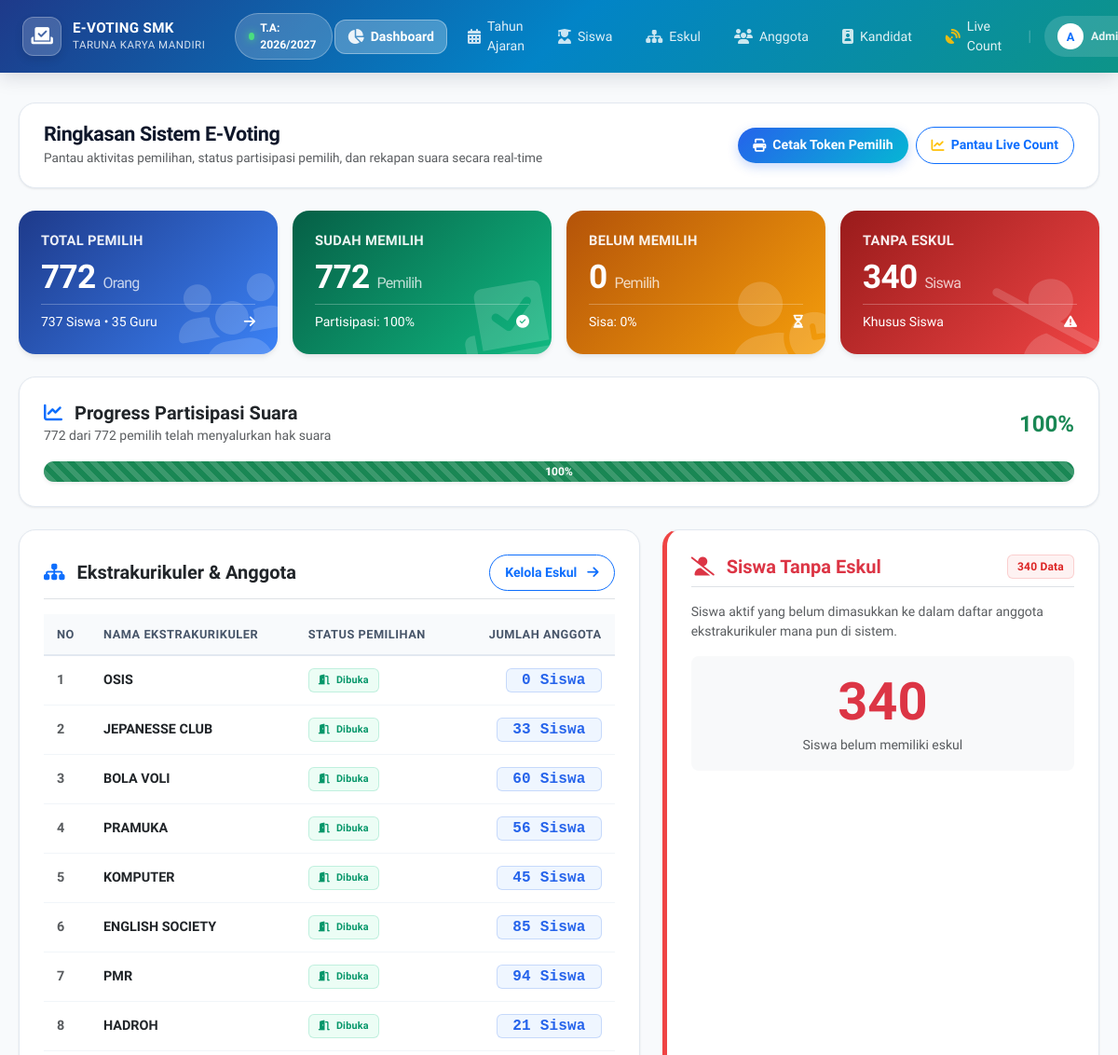
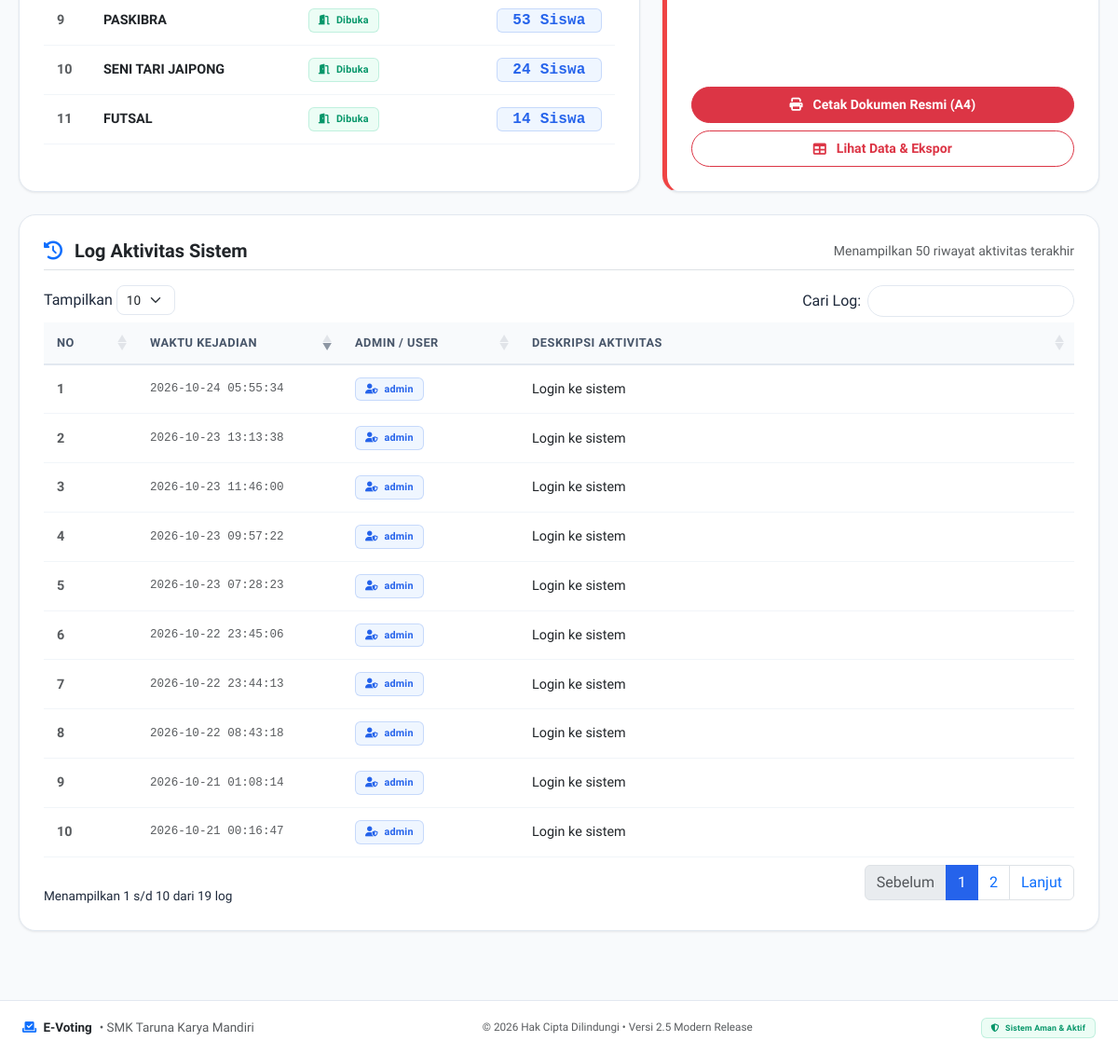
The page /admin/index.php (signed in) on the database its author committed (2 pictures, top to bottom).
### tables this page shows
CREATE TABLE `periode` (
  `id_periode` int(11) NOT NULL AUTO_INCREMENT,
  `nama_periode` varchar(50) NOT NULL,
  `status_aktif` tinyint(1) DEFAULT 1,
  PRIMARY KEY (`id_periode`)
);

CREATE TABLE `log_aktivitas` (
  `id_log` int(11) NOT NULL AUTO_INCREMENT,
  `id_admin` int(11) DEFAULT NULL,
  `aktivitas` varchar(255) NOT NULL,
  `waktu` timestamp NOT NULL DEFAULT current_timestamp(),
  PRIMARY KEY (`id_log`),
  KEY `id_admin` (`id_admin`),
  CONSTRAINT `log_aktivitas_ibfk_1` FOREIGN KEY (`id_admin`) REFERENCES `admin` (`id_admin`) ON DELETE CASCADE
);

### admin/index.php (the view, shortened to what the rows shown need)
<?php
require '../config/koneksi.php';
$stmt_total = $pdo->query("SELECT COUNT(*) FROM siswa WHERE status_aktif = 1");
$total_pemilih = (int) $stmt_total->fetchColumn();
$stmt_sudah = $pdo->query("SELECT COUNT(*) FROM siswa WHERE status_pilih = 1 AND status_aktif = 1");
$siswa_sudah = (int) $stmt_sudah->fetchColumn();
$stmt_belum = $pdo->query("SELECT COUNT(*) FROM siswa WHERE status_pilih = 0 AND status_aktif = 1");
$siswa_belum = (int) $stmt_belum->fetchColumn();
$stmt_bodong = $pdo->query("SELECT COUNT(*) FROM siswa WHERE id_siswa NOT IN (SELECT id_siswa FROM anggota_eskul) AND status_aktif = 1 AND kelas != 'GURU'");
$siswa_bodong = (int) $stmt_bodong->fetchColumn();
$stmt_log = $pdo->query("SELECT a.username, l.aktivitas, l.waktu FROM log_aktivitas l JOIN admin a ON l.id_admin = a.id_admin ORDER BY l.waktu DESC LIMIT 50");
$data_log = $stmt_log->fetchAll();
?>
<!DOCTYPE html>
<html lang="id">
<head>
    <link href="https://cdn.jsdelivr.net/npm/bootstrap@5.3.0/dist/css/bootstrap.min.css" rel="stylesheet">
    <link href="https://cdn.datatables.net/1.13.6/css/dataTables.bootstrap5.min.css" rel="stylesheet">
    <link href="https://cdn.datatables.net/buttons/2.4.1/css/buttons.bootstrap5.min.css" rel="stylesheet">
    <link rel="stylesheet" href="https://cdnjs.cloudflare.com/ajax/libs/font-awesome/6.4.0/css/all.min.css">
    <link rel="stylesheet" href="assets/css/style.css">
</head>
<body>
    <?php include 'sidebar.php'; ?>
    <div class="content">
        <div class="row g-3 mb-4">
            <div class="col-sm-6 col-lg-3">
                <div class="card-stat bg-grad-primary">
                    <div>
                        <h2><?= number_format($total_pemilih); ?> <span class="fs-6 fw-normal opacity-75">Orang</span></h2>
                    </div>
                </div>
            </div>
            <div class="col-sm-6 col-lg-3">
                <div class="card-stat bg-grad-success">
                    <div>
                        <h2><?= number_format($siswa_sudah); ?> <span class="fs-6 fw-normal opacity-75">Pemilih</span></h2>
                    </div>
                </div>
            </div>
            <div class="col-sm-6 col-lg-3">
                <div class="card-stat bg-grad-warning">
                    <div>
                        <h2><?= number_format($siswa_belum); ?> <span class="fs-6 fw-normal opacity-75">Pemilih</span></h2>
                    </div>
                </div>
            </div>
            <div class="col-sm-6 col-lg-3">
                <div class="card-stat bg-grad-danger">
                    <div>
                        <h2><?= number_format($siswa_bodong); ?> <span class="fs-6 fw-normal opacity-75">Siswa</span></h2>
                    </div>
                </div>
            </div>
        </div>
        <div class="row g-4">
            <div class="col-lg-7">
                <div class="card-modern h-100">
                    <div class="table-responsive">
                        <table class="table table-hover align-middle">
                            <thead>
                                <tr>
                                    <th style="width: 50px;">No</th>
                                    <th>Nama Ekstrakurikuler</th>
                                    <th>Status Pemilihan</th>
                                    <th class="text-end">Jumlah Anggota</th>
                                </tr>
                            </thead>
                        </table>
                    </div>
                </div>
            </div>
        </div>
        <div class="card-modern mt-4">
            <div class="table-responsive">
                <table id="tabelLog" class="table table-hover align-middle w-100">
                    <thead>
                        <tr>
                            <th style="width: 60px;">No</th>
                            <th style="width: 180px;">Waktu Kejadian</th>
                            <th style="width: 150px;">Admin / User</th>
                            <th>Deskripsi Aktivitas</th>
                        </tr>
                    </thead>
                    <tbody>
                        <?php if (count($data_log) > 0): ?>
                            <?php $no = 1; foreach ($data_log as $log): ?>
                                <tr>
                                    <td class="text-muted fw-bold"><?= $no++; ?></td>
                                    <td class="font-monospace small text-muted"><?= htmlspecialchars($log['waktu']); ?></td>
                                    <td>
                                        <span class="badge badge-soft-primary">
                                            <i class="fas fa-user-shield me-1"></i> <?= htmlspecialchars($log['username']); ?>
                                        </span>
                                    </td>
                                    <td class="fw-medium text-dark"><?= htmlspecialchars($log['aktivitas']); ?></td>
                                </tr>
                            <?php endforeach; ?>
                        <?php endif; ?>
                    </tbody>
                </table>
            </div>
        </div>
    </div>
</body>
</html>

### admin/sidebar.php (shortened to what the rows shown need)
<?php
$periode_nav_text = "Belum Ada Periode";
if (isset($pdo)) {
    try {
        $stmt_nav_p = $pdo->query("SELECT nama_periode FROM periode WHERE status_aktif = 1 LIMIT 1");
        $row_p = $stmt_nav_p->fetchColumn();
        if ($row_p) {
            $periode_nav_text = $row_p;
        }
    } catch(Exception $e) {
    }
}
?>
<link rel="stylesheet" href="assets/css/style.css">
<nav class="navbar navbar-expand-xl navbar-custom fixed-top">
    <div class="container-fluid px-3 px-lg-4">
        <div class="d-none d-md-flex align-items-center ms-3">
            <span class="badge-periode-nav">
                <span class="pulse-dot"></span>
                <span>T.A: <?= htmlspecialchars($periode_nav_text); ?></span>
            </span>
        </div>
    </div>
</nav>

### rows shown on the page
periode: nama_periode "2026/2027"
log_aktivitas: waktu "2026-10-24 05:55:34", id_admin.username "admin", aktivitas "Login ke sistem"
log_aktivitas: waktu "2026-10-23 13:13:38", id_admin.username "admin", aktivitas "Login ke sistem"
log_aktivitas: waktu "2026-10-23 11:46:00", id_admin.username "admin", aktivitas "Login ke sistem"
log_aktivitas: waktu "2026-10-23 09:57:22", id_admin.username "admin", aktivitas "Login ke sistem"
log_aktivitas: waktu "2026-10-23 07:28:23", id_admin.username "admin", aktivitas "Login ke sistem"
log_aktivitas: waktu "2026-10-22 23:45:06", id_admin.username "admin", aktivitas "Login ke sistem"
log_aktivitas: waktu "2026-10-22 23:44:13", id_admin.username "admin", aktivitas "Login ke sistem"
log_aktivitas: waktu "2026-10-22 08:43:18", id_admin.username "admin", aktivitas "Login ke sistem"
log_aktivitas: waktu "2026-10-21 01:08:14", id_admin.username "admin", aktivitas "Login ke sistem"
log_aktivitas: waktu "2026-10-21 00:16:47", id_admin.username "admin", aktivitas "Login ke sistem"

### other values the page prints
substr($_SESSION['nama_lengkap'] ?? 'A', 0, 1) "A"
$total_pemilih "772"
$total_siswa "737"
$total_guru "35"
$siswa_sudah "772"
$persentase_pemilih "100"
$siswa_belum "0"
$siswa_bodong "340"
$row['nama_eskul'] "OSIS"
$row['total_anggota'] "0"
$row['nama_eskul'] "JEPANESSE CLUB"
$row['total_anggota'] "33"
$row['nama_eskul'] "BOLA VOLI"
$row['total_anggota'] "60"
$row['nama_eskul'] "PRAMUKA"
